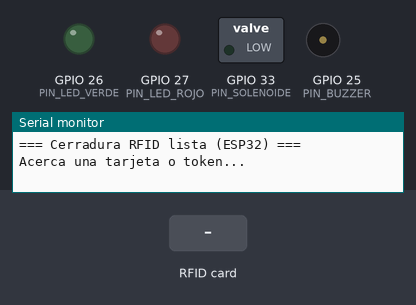
Recording of a sketch running on a simulated ESP32. On the bench: switched loads named in the sketch (green lamp = pin HIGH), output pins drawn as LEDs (lit = HIGH), buzzer (waves = sounding, pin HIGH), the last lines printed to the serial monitor. Dashed ring = blinking. Inputs (shaded band) come from the test bench.

Above: at 1.2 s.
1.3 s: RFID card 5E 7A 19 C4 held to the reader
At 1.43 s:
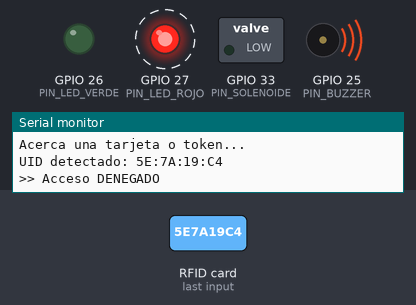
4.3 s: RFID card 1A 21 28 28 held to the reader
At 5.9 s:
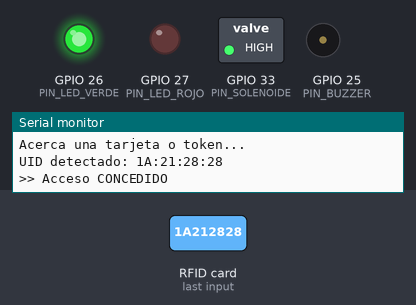
6.8 s: RFID card FA CE 01 02 held to the reader
At 9.1 s:
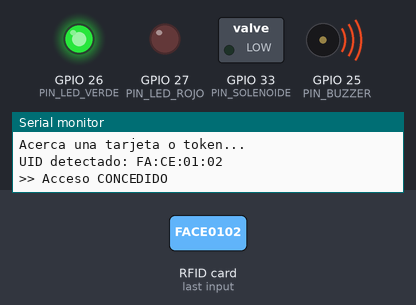
Timing chart, 0 to 13.8 s (numbered marks = the images above; inputs shaded):
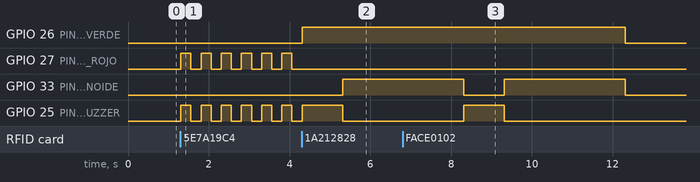

Measured:
- after the input at 1.3 s, GPIO 27 (PIN_LED_ROJO), GPIO 25 (PIN_BUZZER): alternates HIGH for 0.25 s and LOW for 0.25 s, starting at once
- after the input at 4.3 s, GPIO 26 (PIN_LED_VERDE): LOW → HIGH at once; GPIO 33 (PIN_SOLENOIDE): LOW → HIGH after 1.0 s; GPIO 25 (PIN_BUZZER): LOW → HIGH at once, → LOW 1.0 s later
- after the input at 6.8 s, GPIO 26 (PIN_LED_VERDE): HIGH → LOW after 5.5 s instead of 1.5 s; GPIO 25 (PIN_BUZZER): LOW → HIGH after 1.5 s, → LOW 1.0 s later

The sketch:

ToolTrack_LockSinServo.ino
```cpp
/*
 * ============================================================
 *  CERRADURA ELECTRÓNICA CON RFID - RC522
 *  Adaptado para ESP32 de 30 pines
 * ============================================================
 *  Conexiones RFID-RC522 (SPI):
 *    SDA (SS) -> GPIO 5
 *    SCK      -> GPIO 18
 *    MOSI     -> GPIO 23
 *    MISO     -> GPIO 19
 *    RST      -> GPIO 4
 *    3.3V     -> 3.3V  ¡NO conectar a 5V!
 *    GND      -> GND
 *
 *  Otros componentes:
 *    LED Verde  -> GPIO 26
 *    LED Rojo   -> GPIO 27
 *    Buzzer     -> GPIO 25
 *    Solenoide  -> GPIO 33  (usar transistor o relé, el ESP32
 *                            NO puede manejar la corriente directamente)
 *
 *  Librería necesaria: MFRC522 by GithubCommunity
 * ============================================================
 */

#include <SPI.h>
#include <MFRC522.h>

// ---------- Pines ESP32 ----------
#define PIN_SS        5
#define PIN_RST       4
#define PIN_LED_VERDE 26
#define PIN_LED_ROJO  27
#define PIN_BUZZER    25
#define PIN_SOLENOIDE 33

// ---------- Tiempos ----------
#define TIEMPO_SOLENOIDE    3000
#define TIEMPO_BEEP_OK      1000
#define TIEMPO_ALERTA       3000
#define INTERVALO_PARPADEO   250

// ---------- Objeto RFID ----------
MFRC522 rfid(PIN_SS, PIN_RST);

// ============================================================
//  USUARIOS AUTORIZADOS
// ============================================================
#define NUM_USUARIOS  3
#define LONGITUD_UID  4

byte usuariosAutorizados[NUM_USUARIOS][LONGITUD_UID] = {
  {0x1A, 0x21, 0x28, 0x28},   // Usuario 1
  {0xFA, 0xCE, 0x01, 0x02},   // Usuario 2
  {0xAB, 0xCD, 0xEF, 0x12}    // Usuario 3
};

// ============================================================
//  SETUP
// ============================================================
void setup() {
  Serial.begin(115200);   // ESP32 usa 115200 por defecto
  SPI.begin(18, 19, 23, PIN_SS);  // SCK, MISO, MOSI, SS — explícito para ESP32
  rfid.PCD_Init();

  pinMode(PIN_LED_VERDE,  OUTPUT);
  pinMode(PIN_LED_ROJO,   OUTPUT);
  pinMode(PIN_BUZZER,     OUTPUT);
  pinMode(PIN_SOLENOIDE,  OUTPUT);

  digitalWrite(PIN_LED_VERDE,  LOW);
  digitalWrite(PIN_LED_ROJO,   LOW);
  digitalWrite(PIN_BUZZER,     LOW);
  digitalWrite(PIN_SOLENOIDE,  LOW);

  Serial.println("=== Cerradura RFID lista (ESP32) ===");
  Serial.println("Acerca una tarjeta o token...");
}

// ============================================================
//  LOOP PRINCIPAL
// ============================================================
void loop() {
  if (!rfid.PICC_IsNewCardPresent()) return;
  if (!rfid.PICC_ReadCardSerial())   return;

  byte uid[LONGITUD_UID];
  for (byte i = 0; i < LONGITUD_UID; i++) {
    uid[i] = rfid.uid.uidByte[i];
  }

  Serial.print("UID detectado: ");
  for (byte i = 0; i < LONGITUD_UID; i++) {
    if (rfid.uid.uidByte[i] < 0x10) Serial.print("0");
    Serial.print(rfid.uid.uidByte[i], HEX);
    if (i < LONGITUD_UID - 1) Serial.print(":");
  }
  Serial.println();

  if (esUsuarioAutorizado(uid)) {
    Serial.println(">> Acceso CONCEDIDO");
    accesoPermitido();
  } else {
    Serial.println(">> Acceso DENEGADO");
    accesoDenegado();
  }

  rfid.PICC_HaltA();
  rfid.PCD_StopCrypto1();

  Serial.println("Acerca una tarjeta o token...");
}

// ============================================================
//  FUNCIONES
// ============================================================
bool esUsuarioAutorizado(byte* uid) {
  for (byte u = 0; u < NUM_USUARIOS; u++) {
    bool coincide = true;
    for (byte b = 0; b < LONGITUD_UID; b++) {
      if (uid[b] != usuariosAutorizados[u][b]) {
        coincide = false;
        break;
      }
    }
    if (coincide) return true;
  }
  return false;
}

void accesoPermitido() {
  digitalWrite(PIN_LED_VERDE, HIGH);
  digitalWrite(PIN_LED_ROJO,  LOW);

  digitalWrite(PIN_BUZZER, HIGH);
  delay(TIEMPO_BEEP_OK);
  digitalWrite(PIN_BUZZER, LOW);

  digitalWrite(PIN_SOLENOIDE, HIGH);
  delay(TIEMPO_SOLENOIDE);
  digitalWrite(PIN_SOLENOIDE, LOW);

  digitalWrite(PIN_LED_VERDE, LOW);
}

void accesoDenegado() {
  digitalWrite(PIN_LED_VERDE,  LOW);
  digitalWrite(PIN_SOLENOIDE,  LOW);

  unsigned long inicio = millis();
  bool estado = HIGH;

  while (millis() - inicio < TIEMPO_ALERTA) {
    digitalWrite(PIN_LED_ROJO, estado);
    digitalWrite(PIN_BUZZER,   estado);
    estado = !estado;
    delay(INTERVALO_PARPADEO);
  }

  digitalWrite(PIN_LED_ROJO, LOW);
  digitalWrite(PIN_BUZZER,   LOW);
}
```
